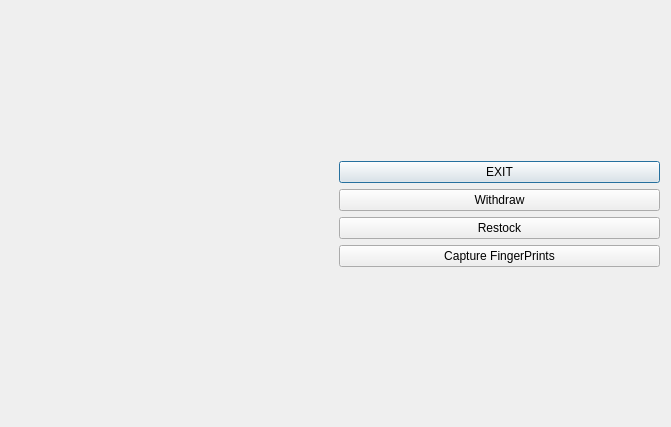
<?xml version="1.0" encoding="UTF-8"?>
<ui version="4.0">
 <class>ClientWindow</class>
 <widget class="QDialog" name="ClientWindow">
  <property name="geometry">
   <rect>
    <x>0</x>
    <y>0</y>
    <width>671</width>
    <height>427</height>
   </rect>
  </property>
  <property name="windowTitle">
   <string>Dialog</string>
  </property>
  <layout class="QGridLayout" name="gridLayout">
   <item row="0" column="0" colspan="2">
    <widget class="QLabel" name="label_2">
     <property name="text">
      <string/>
     </property>
     <property name="pixmap">
      <pixmap>../build-clientside_ui_file-Desktop_Qt_6_5_0_MinGW_64_bit-Debug/eliteBridge.png</pixmap>
     </property>
    </widget>
   </item>
   <item row="2" column="0">
    <widget class="QLabel" name="label_3">
     <property name="text">
      <string/>
     </property>
     <property name="pixmap">
      <pixmap>../build-clientside_ui_file-Desktop_Qt_6_5_0_MinGW_64_bit-Debug/userimage.png</pixmap>
     </property>
    </widget>
   </item>
   <item row="1" column="0">
    <widget class="QLabel" name="label">
     <property name="text">
      <string/>
     </property>
     <property name="pixmap">
      <pixmap>../build-clientside_ui_file-Desktop_Qt_6_5_0_MinGW_64_bit-Debug/elite_logo_-removebg-preview.png</pixmap>
     </property>
    </widget>
   </item>
   <item row="1" column="1">
    <layout class="QVBoxLayout" name="verticalLayout">
     <item>
      <widget class="QPushButton" name="pushButton">
       <property name="text">
        <string>EXIT</string>
       </property>
      </widget>
     </item>
     <item>
      <widget class="QPushButton" name="pushButton_2">
       <property name="text">
        <string>Withdraw</string>
       </property>
      </widget>
     </item>
     <item>
      <widget class="QPushButton" name="pushButton_3">
       <property name="text">
        <string>Restock</string>
       </property>
      </widget>
     </item>
     <item>
      <widget class="QPushButton" name="pushButton_4">
       <property name="text">
        <string>Capture FingerPrints</string>
       </property>
      </widget>
     </item>
    </layout>
   </item>
  </layout>
 </widget>
 <resources/>
 <connections/>
</ui>
